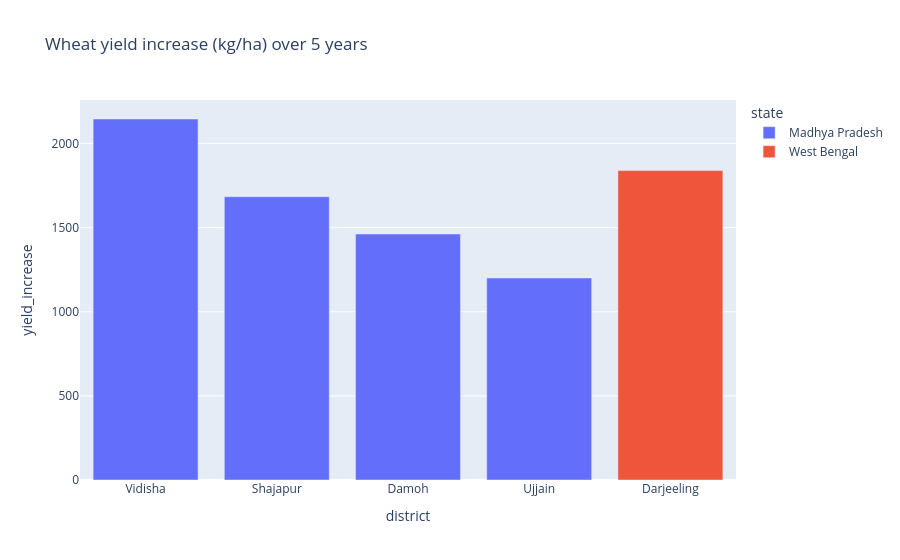

The notebook cell saved with this chart:
### Markdown cell above
2.Top 5 Districts by Wheat Yield Increase Over the Last 5 Years

### Code cell
q2 = """
SELECT a.DIST_NAME AS district, a.STATE_NAME AS state,
       b.WHEAT_YIELD_KG_PER_HA AS start_yield,
       a.WHEAT_YIELD_KG_PER_HA AS end_yield,
       a.WHEAT_YIELD_KG_PER_HA - b.WHEAT_YIELD_KG_PER_HA AS yield_increase
FROM agri_data a
JOIN agri_data b
  ON a.DIST_CODE = b.DIST_CODE
 AND b.YEAR = a.YEAR - 5
WHERE a.YEAR = (SELECT MAX(YEAR) FROM agri_data)
  AND a.WHEAT_YIELD_KG_PER_HA > 0
  AND b.WHEAT_YIELD_KG_PER_HA > 0
ORDER BY yield_increase DESC
LIMIT 5
"""
df2 = run_query(q2)
display(df2)
px.bar(df2, x="district", y="yield_increase", color="state",
       title="Wheat yield increase (kg/ha) over 5 years").show()

### Figure 1 — Plotly figure (JSON) as saved in the notebook; plotly's stock layout.template omitted (floating-point values rounded to 4 significant figures)
{"data": [{"hovertemplate": "state=Madhya Pradesh<br>district=%{x}<br>yield_increase=%{y}<extra></extra>", "legendgroup": "Madhya Pradesh", "marker": {"color": "#636efa", "pattern": {"shape": ""}}, "name": "Madhya Pradesh", "orientation": "v", "showlegend": true, "textposition": "auto", "type": "bar", "x": ["Vidisha", "Shajapur", "Damoh", "Ujjain"], "xaxis": "x", "y": [2146.0, 1684.0, 1462.0, 1201.0], "yaxis": "y"}, {"hovertemplate": "state=West Bengal<br>district=%{x}<br>yield_increase=%{y}<extra></extra>", "legendgroup": "West Bengal", "marker": {"color": "#EF553B", "pattern": {"shape": ""}}, "name": "West Bengal", "orientation": "v", "showlegend": true, "textposition": "auto", "type": "bar", "x": ["Darjeeling"], "xaxis": "x", "y": [1839.0], "yaxis": "y"}], "layout": {"barmode": "relative", "legend": {"title": {"text": "state"}, "tracegroupgap": 0}, "title": {"text": "Wheat yield increase (kg/ha) over 5 years"}, "xaxis": {"anchor": "y", "domain": [0, 1], "title": {"text": "district"}}, "yaxis": {"anchor": "x", "domain": [0, 1], "title": {"text": "yield_increase"}}}}
